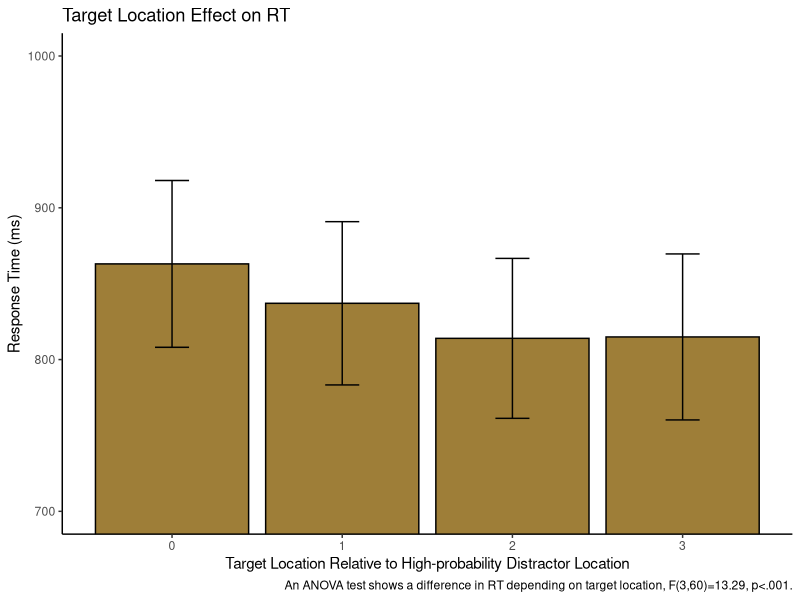
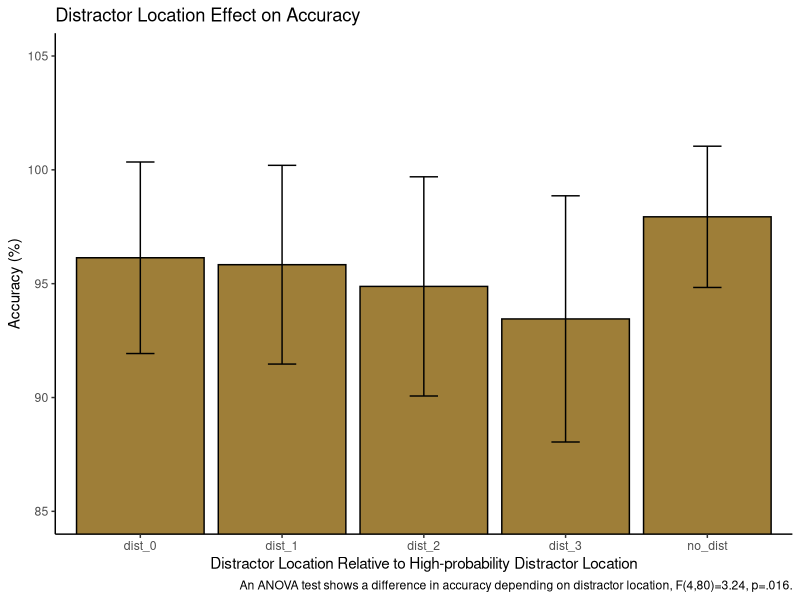
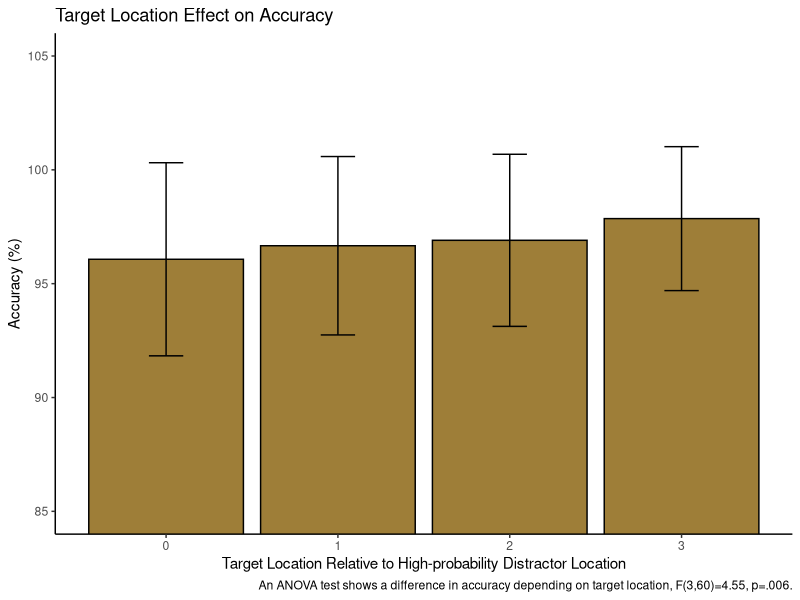

The R source for these figures, in order:
## ---- chunk 1
library(tidyverse) 
library(tidyr)
library(rstatix)
library(data.table)
library(afex)
library(emmeans)
library(psych)
## ---- chunk 2

pilot <- read_csv("p02/pilot_final.csv", show_col_types = FALSE)

pilot$relative_hp_dist[pilot$relative_hp_dist == 10] <- "no_dist"
pilot$relative_hp_dist[pilot$relative_hp_dist == 0] <- "dist_0"
pilot$relative_hp_dist[pilot$relative_hp_dist == 1] <- "dist_1"
pilot$relative_hp_dist[pilot$relative_hp_dist == 2] <- "dist_2"
pilot$relative_hp_dist[pilot$relative_hp_dist == 3] <- "dist_3"
pilot$RT <- pilot$RT *1000
  
## ---- chunk 3

block_num <- rep(c(1,2,3,4,5,6,7,8), each=60, times=21)
pilot <- cbind(pilot, block_num)

## ---- chunk 4

pilot <- pilot %>%
  mutate(relative_target=
           case_when(target_loc=="loc1" & high_prob==1 ~ 0,
                     target_loc=="loc2" & high_prob==1 ~ 1,
                     target_loc=="loc3" & high_prob==1 ~ 2,
                     target_loc=="loc4" & high_prob==1 ~ 3,
                     target_loc=="loc5" & high_prob==1 ~ 2,
                     target_loc=="loc6" & high_prob==1 ~ 1,
                     target_loc=="loc1" & high_prob==2 ~ 1,
                     target_loc=="loc2" & high_prob==2 ~ 0,
                     target_loc=="loc3" & high_prob==2 ~ 1,
                     target_loc=="loc4" & high_prob==2 ~ 2,
                     target_loc=="loc5" & high_prob==2 ~ 3,
                     target_loc=="loc6" & high_prob==2 ~ 2,
                     target_loc=="loc1" & high_prob==3 ~ 2,
                     target_loc=="loc2" & high_prob==3 ~ 1,
                     target_loc=="loc3" & high_prob==3 ~ 0,
                     target_loc=="loc4" & high_prob==3 ~ 1,
                     target_loc=="loc5" & high_prob==3 ~ 2,
                     target_loc=="loc6" & high_prob==3 ~ 3,
                     target_loc=="loc1" & high_prob==4 ~ 3,
                     target_loc=="loc2" & high_prob==4 ~ 2,
                     target_loc=="loc3" & high_prob==4 ~ 1,
                     target_loc=="loc4" & high_prob==4 ~ 0,
                     target_loc=="loc5" & high_prob==4 ~ 1,
                     target_loc=="loc6" & high_prob==4 ~ 2,
                     target_loc=="loc1" & high_prob==5 ~ 2,
                     target_loc=="loc2" & high_prob==5 ~ 3,
                     target_loc=="loc3" & high_prob==5 ~ 2,
                     target_loc=="loc4" & high_prob==5 ~ 1,
                     target_loc=="loc5" & high_prob==5 ~ 0,
                     target_loc=="loc6" & high_prob==5 ~ 1,
                     target_loc=="loc1" & high_prob==6 ~ 1,
                     target_loc=="loc2" & high_prob==6 ~ 2,
                     target_loc=="loc3" & high_prob==6 ~ 3,
                     target_loc=="loc4" & high_prob==6 ~ 2,
                     target_loc=="loc5" & high_prob==6 ~ 1,
                     target_loc=="loc6" & high_prob==6 ~ 0,))

## ---- chunk 5
xsize <- c(4, 5, 6, 7, 8, 9, 10, 11, 12, 13, 14, 15, 20, 
             25, 30, 35, 50, 100)
stds <- c(1.458, 1.68, 1.841, 1.961, 2.05, 2.12, 2.173, 
            2.22, 2.246, 2.274, 2.31, 2.326, 2.391, 2.41, 2.4305, 
            2.45, 2.48, 2.5)
## ---- chunk 6
trimmed <- pilot[pilot$acc==100, ] %>% group_by(ID, relative_hp_dist) %>%
           mutate(sdc = ifelse(length(RT)>=100,2.5,approx(xsize,stds,xout=length(RT))$y), avg = mean(RT), stdev = sd(RT)) %>%
           filter(RT <= sdc*stdev+avg & RT >=avg-(sdc*stdev) & RT >=.200) %>%
           select(ID, relative_hp_dist, RT, block_num, relative_target) %>%
           as.data.frame()


statPrep <- trimmed %>% group_by(ID, relative_hp_dist) %>% summarise(measurement=mean(RT)) %>% as.data.frame()
100-(nrow(trimmed)/nrow(pilot[pilot$acc==100, ]))*100
## ---- chunk 7

target_means <- trimmed %>%
  group_by(relative_target) %>%
  summarize(mean_rts=mean(RT),
            sd_rt=sd(RT),
            n_rt=21,
            se=sd_rt/sqrt(n_rt),
            upper_limit=mean_rts+se,
            lower_limit=mean_rts-se
  )
target_means

## ---- chunk 8
ggplot(data = target_means, aes(x = relative_target, y = mean_rts)) +
  geom_bar(stat = "identity", fill="#9E7E38", color='#000000') +
  geom_errorbar(aes(ymin=lower_limit, ymax=upper_limit), width=0.2)+
  coord_cartesian(ylim = c(700,1000))+
  theme_classic()+
  labs(x = "Target Location Relative to High-probability Distractor Location", y = "Response Time (ms)")+
  labs(title = "Target Location Effect on RT")+
  labs(caption = "An ANOVA test shows a difference in RT depending on target location, F(3,60)=13.29, p<.001.")
  
## ---- chunk 9

space <- trimmed %>%
  group_by(ID, relative_target) %>%
  summarize(rts = mean(RT),
            )
space
  
## ---- chunk 10

space_anova <- setDT(space)
space_anova <- dcast(space_anova,ID~relative_target,value.var='rts')

## ---- chunk 11

#first identify outliers - not sure what to do with them anyway so overall just ignore? maybe reason enough to get rid of ppt 11? ppt 11 was problematic in most tests
space %>%
  group_by(relative_target) %>%
  identify_outliers(rts)


#testing the normality assumption -- data is normally distributed enough because no conditions have a p-value less than .05
space %>%
  group_by(relative_target) %>%
  shapiro_test(rts)

## ---- chunk 12

res.aov <- anova_test(data = space, dv = rts, wid = ID, within = relative_target)
get_anova_table(res.aov)

## ---- chunk 13

model = aov(rts~factor(relative_target)+
                Error(factor(ID)), data=space)
summary(model)

## ---- chunk 14

model2 <- aov_car(rts ~ relative_target + Error(ID/relative_target), data=space)

model2


## ---- chunk 15

pilot_distacc <- pilot %>%
  group_by(relative_hp_dist) %>%
  summarize(accuracy = mean(acc),
            sd_rt=sd(acc),
            n_rt=21,
            se=sd_rt/sqrt(n_rt),
            upper_limit=accuracy+se,
            lower_limit=accuracy-se
            )
pilot_targacc <- pilot %>%
  group_by(relative_target) %>%
  summarize(accuracy = mean(acc),
            sd_rt=sd(acc),
            n_rt=21,
            se=sd_rt/sqrt(n_rt),
            upper_limit=accuracy+se,
            lower_limit=accuracy-se
            )



## ---- chunk 16
ggplot(data = pilot_distacc, aes(x = relative_hp_dist, y = accuracy)) +
  geom_bar(stat = "identity", fill="#9E7E38", color='#000000') +
  geom_errorbar(aes(ymin=lower_limit, ymax=upper_limit), width=0.2)+
  coord_cartesian(ylim = c(85,105))+
  theme_classic()+
  labs(x = "Distractor Location Relative to High-probability Distractor Location", y = "Accuracy (%)")+
  labs(title = "Distractor Location Effect on Accuracy")+
  labs(caption = "An ANOVA test shows a difference in accuracy depending on distractor location, F(4,80)=3.24, p=.016.")

## ---- chunk 17
ggplot(data = pilot_targacc, aes(x = relative_target, y = accuracy)) +
  geom_bar(stat = "identity", fill="#9E7E38", color='#000000') +
  geom_errorbar(aes(ymin=lower_limit, ymax=upper_limit), width=0.2)+
  coord_cartesian(ylim = c(85,105))+
  theme_classic()+
  labs(x = "Target Location Relative to High-probability Distractor Location", y = "Accuracy (%)")+
  labs(title = "Target Location Effect on Accuracy")+
  labs(caption = "An ANOVA test shows a difference in accuracy depending on target location, F(3,60)=4.55, p=.006.")

## ---- chunk 18

pilot_dist <- pilot %>%
  group_by(ID, relative_hp_dist) %>%
  summarize(accuracy = mean(acc)
            )
pilot_dist
## ---- chunk 19

pilot_targ <- pilot %>%
  group_by(ID, relative_target) %>%
  summarize(accuracy = mean(acc)
            )

pilot_targ

## ---- chunk 20

model = aov(accuracy~factor(relative_hp_dist)+
                Error(factor(ID)), data=pilot_dist)
summary(model)

## ---- chunk 21

model2 <- aov_car(accuracy ~ relative_hp_dist + Error(ID/relative_hp_dist), data=pilot_dist)

model2


## ---- chunk 22

model = aov(accuracy~factor(relative_target)+
                Error(factor(ID)), data=pilot_targ)
summary(model)

## ---- chunk 23

model2 <- aov_car(accuracy ~ relative_target + Error(ID/relative_target), data=pilot_targ)

model2
